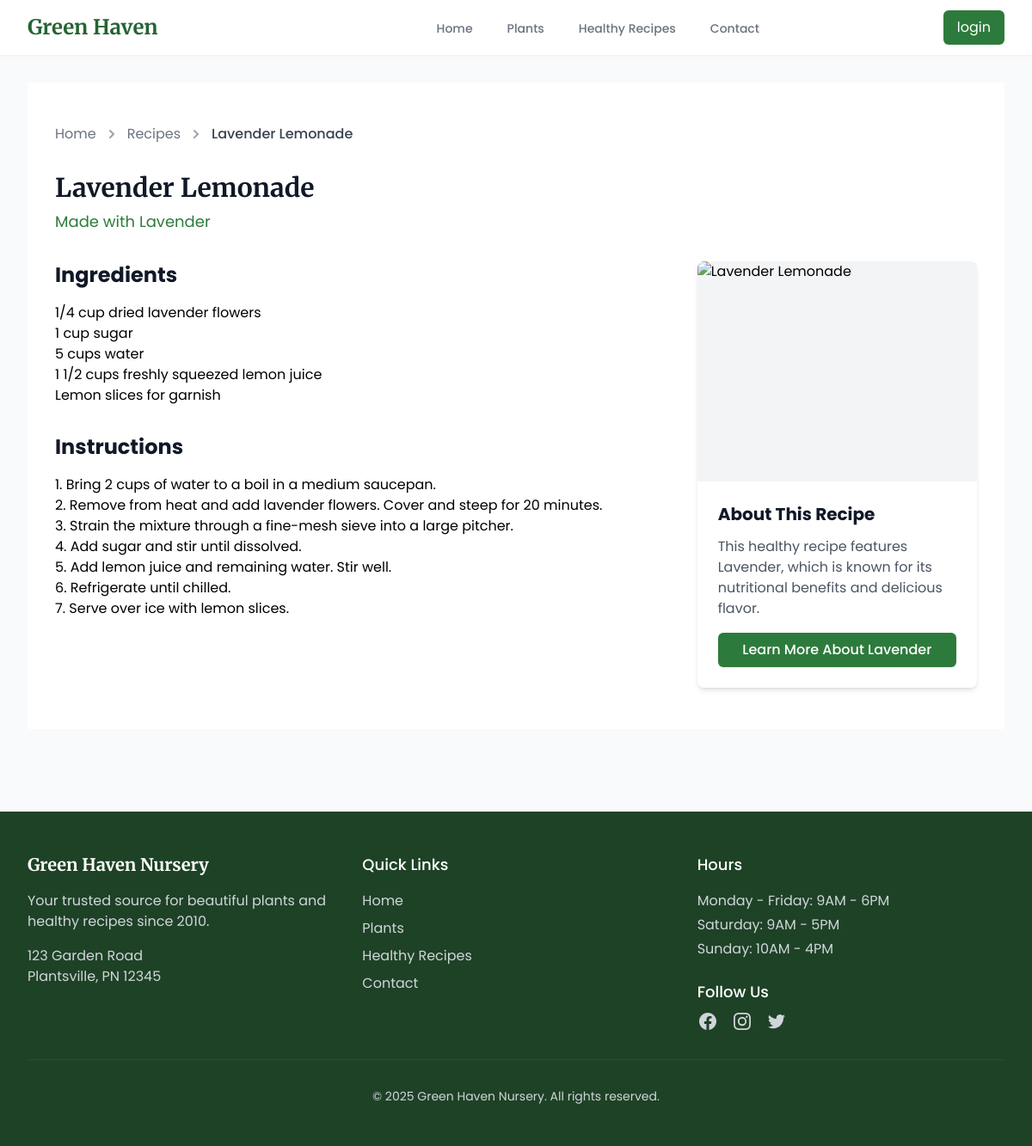
/recipe.php?id=2, run on the app's committed database.
### tables this page shows
CREATE TABLE IF NOT EXISTS recipes (
    id INT AUTO_INCREMENT PRIMARY KEY,
    plant_id INT NOT NULL,
    title VARCHAR(255) NOT NULL,
    ingredients TEXT NOT NULL,
    instructions TEXT NOT NULL,
    image VARCHAR(255) DEFAULT NULL,
    FOREIGN KEY (plant_id) REFERENCES plants(id)
);

CREATE TABLE IF NOT EXISTS plants (
    id INT AUTO_INCREMENT PRIMARY KEY,
    name VARCHAR(255) NOT NULL,
    scientific_name VARCHAR(255) NOT NULL,
    description TEXT NOT NULL,
    image VARCHAR(255) DEFAULT NULL
);

### includes/functions.php (called while the page is built, shortened)
<?php
function getRecipeById($id) {
    $pdo = connectDB();
    $stmt = $pdo->prepare("
        SELECT r.*, p.name as plant_name, p.id as plant_id
        FROM recipes r
        JOIN plants p ON r.plant_id = p.id
        WHERE r.id = :id
    ");
    $stmt->bindParam(':id', $id, PDO::PARAM_INT);
    $stmt->execute();
    return $stmt->fetch(PDO::FETCH_ASSOC);
}

### recipe.php (the view, shortened to what this page needs)
<?php
require_once 'includes/functions.php';
$recipeId = isset($_GET['id']) ? (int)$_GET['id'] : 0;
$recipe = getRecipeById($recipeId);
include 'includes/header.php';
?>
<section class="bg-white">
    <div class="max-w-7xl mx-auto px-4 sm:px-6 lg:px-8 py-12">
        <nav class="flex mb-8" aria-label="Breadcrumb">
            <ol class="flex items-center space-x-2">
                <li>
                    <a href="index.php" class="text-gray-500 hover:text-gray-700">Home</a>
                </li>
                <li class="flex items-center">
                    <svg class="h-5 w-5 text-gray-400" fill="currentColor" viewBox="0 0 20 20">
                        <path fill-rule="evenodd" d="M7.293 14.707a1 1 0 010-1.414L10.586 10 7.293 6.707a1 1 0 011.414-1.414l4 4a1 1 0 010 1.414l-4 4a1 1 0 01-1.414 0z" clip-rule="evenodd"></path>
                    </svg>
                    <a href="recipes.php" class="ml-2 text-gray-500 hover:text-gray-700">Recipes</a>
                </li>
                <li class="flex items-center">
                    <svg class="h-5 w-5 text-gray-400" fill="currentColor" viewBox="0 0 20 20">
                        <path fill-rule="evenodd" d="M7.293 14.707a1 1 0 010-1.414L10.586 10 7.293 6.707a1 1 0 011.414-1.414l4 4a1 1 0 010 1.414l-4 4a1 1 0 01-1.414 0z" clip-rule="evenodd"></path>
                    </svg>
                    <span class="ml-2 text-gray-700 font-medium"><?= htmlspecialchars($recipe['title']) ?></span>
                </li>
            </ol>
        </nav>
        <div class="mb-8">
            <h1 class="text-3xl font-serif font-bold text-gray-900 mb-2"><?= htmlspecialchars($recipe['title']) ?></h1>
            <p class="text-lg text-primary-600">
                Made with
                <a href="plant.php?id=<?= $recipe['plant_id'] ?>" class="hover:underline">
                    <?= htmlspecialchars($recipe['plant_name']) ?>
                </a>
            </p>
        </div>
        <div class="lg:grid lg:grid-cols-3 lg:gap-12">
            <div class="lg:col-span-2 order-2 lg:order-1">
                <div class="bg-white rounded-lg overflow-hidden">
                    <div class="mb-8">
                        <h2 class="text-2xl font-bold text-gray-900 mb-4">Ingredients</h2>
                        <div class="prose prose-lg max-w-none">
                            <?= nl2br(htmlspecialchars($recipe['ingredients'])) ?>
                        </div>
                    </div>
                    <div>
                        <h2 class="text-2xl font-bold text-gray-900 mb-4">Instructions</h2>
                        <div class="prose prose-lg max-w-none">
                            <?= nl2br(htmlspecialchars($recipe['instructions'])) ?>
                        </div>
                    </div>
                </div>
            </div>
            <div class="mb-8 lg:mb-0 order-1 lg:order-2">
                <div class="bg-gray-100 rounded-lg overflow-hidden shadow-md sticky top-8">
                    <img src="<?= !empty($recipe['image']) ? '/assets/images/recipes/' . $recipe['image'] : 'https://images.pexels.com/photos/1640774/pexels-photo-1640774.jpeg' ?>"
                         alt="<?= htmlspecialchars($recipe['title']) ?>"
                         class="w-full h-64 object-cover">
                    <div class="p-6 bg-white">
                        <h3 class="text-xl font-bold text-gray-900 mb-3">About This Recipe</h3>
                        <p class="text-gray-600 mb-4">This healthy recipe features <?= htmlspecialchars($recipe['plant_name']) ?>, which is known for its nutritional benefits and delicious flavor.</p>
                        <a href="plant.php?id=<?= $recipe['plant_id'] ?>" class="inline-block w-full bg-primary-600 hover:bg-primary-700 text-white text-center font-medium py-2 px-4 rounded-md shadow-sm transition-colors">
                            Learn More About <?= htmlspecialchars($recipe['plant_name']) ?>
                        </a>
                    </div>
                </div>
            </div>
        </div>
    </div>
</section>
<?php include 'includes/footer.php'; ?>

### assets/css/style.css (style rules this page uses)
html { scroll-behavior: smooth; }

### data on the page
recipes: title "Lavender Lemonade", plant.name "Lavender", ingredients "1/4 cup dried lavender flowers 1 cup sugar 5 cups water 1 1/2 cups freshly squeezed lemon juice Lemon slices for garnish", instructions "1. Bring 2 cups of water to a boil in a medium saucepan. 2. Remove from heat and add lavender flowers. Cover and steep for 20 minutes. 3. Strain the mixture through a fine-mesh sieve into a large pitcher. 4. Add sugar and stir until dissolved. 5. Add lemon juice and remaining water. Stir well. 6. Refrigerate until chilled. 7. Serve over ice with lemon slices."
